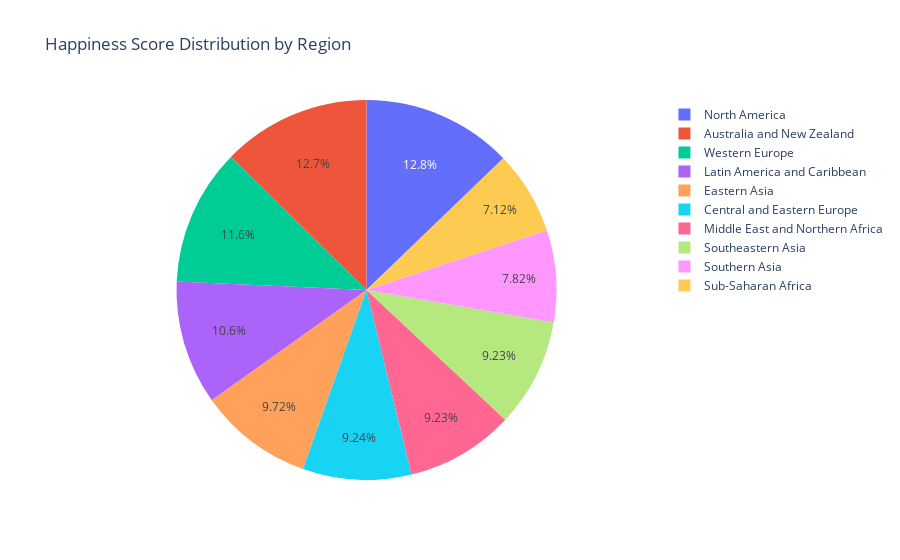

This figure's notebook cell:
### Markdown cell above
#### Prompt-9: **``` in the next cell Create a pie chart to present Happiness Score by region```**

### Code cell
# Calculate the average Happiness Score by region
happiness_by_region = data_cleaned.groupby('Region')['Happiness Score'].mean().reset_index()

# Create a pie chart using Plotly Express
fig_pie = px.pie(happiness_by_region, 
             values='Happiness Score', 
             names='Region', 
             title='Happiness Score Distribution by Region',
             template='plotly_white')

# Show the plot
fig_pie.show()

### Figure 1 — Plotly figure (JSON) as saved in the notebook; plotly's stock layout.template omitted (floating-point values rounded to 4 significant figures)
{"data": [{"domain": {"x": [0, 1], "y": [0, 1]}, "hovertemplate": "Region=%{label}<br>Happiness Score=%{value}<extra></extra>", "labels": ["Australia and New Zealand", "Central and Eastern Europe", "Eastern Asia", "Latin America and Caribbean", "Middle East and Northern Africa", "North America", "Southeastern Asia", "Southern Asia", "Sub-Saharan Africa", "Western Europe"], "legendgroup": "", "name": "", "showlegend": true, "type": "pie", "values": [7.323, 5.345, 5.624, 6.115, 5.34, 7.404, 5.339, 4.525, 4.123, 6.733]}], "layout": {"legend": {"tracegroupgap": 0}, "title": {"text": "Happiness Score Distribution by Region"}}}
